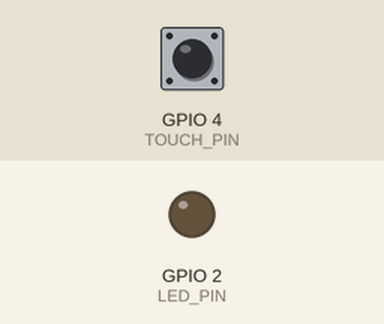
Recording of a sketch running on a simulated ESP32. On the bench: output pins drawn as LEDs (lit = HIGH). Inputs (shaded band) come from the test bench; at power-on: GPIO 4 (TOUCH_PIN) HIGH. What the sketch prints to the serial monitor is not drawn.

Above: at 0.0 s.
At 1.2 s:
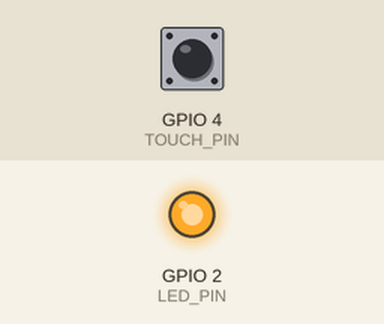
Timing chart, 0 to 2.7 s (numbered marks = the images above):
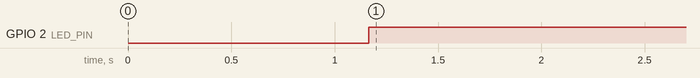

Measured:
- by itself, GPIO 2 (LED_PIN): LOW → HIGH at 1.2 s

The sketch:

ex04.ino
```cpp
/*
 * 作业4：基于触摸传感器的"自锁"开关
 * 功能：摸一下触摸引脚，LED亮起并保持长亮；再摸一下，LED熄灭。
 * 实现要点：
 *   1. 布尔型状态变量 ledState 记录LED当前状态
 *   2. 边缘检测：检测"上次未触摸 → 本次触摸"的下降沿瞬间
 *   3. 软件防抖：连续多次确认触摸状态，过滤手抖误触发
 *   4. 仅在有效触摸边沿翻转LED状态
 */

// ==================== 引脚定义 ====================
#define TOUCH_PIN  4    // 触摸引脚 T0 (GPIO4)
#define LED_PIN    2    // LED引脚 (ESP32 DevKit板载LED)

// ==================== 阈值配置 ====================
// 实际使用时请通过串口监视器观察 touchValue 并调整此阈值
// 未触摸时读数通常 > 40，触摸时读数下降至 20 以下
#define THRESHOLD  400

// ==================== 防抖配置 ====================
#define DEBOUNCE_DELAY_MS  50   // 防抖间隔（毫秒）
#define DEBOUNCE_COUNT      3   // 连续确认次数（须连续3次检测到触摸才算有效）

// ==================== 全局状态变量 ====================
bool ledState = false;           // LED当前状态（true=亮，false=灭）
bool lastTouchState = false;     // 上一次读取的触摸状态（true=未触摸，false=被触摸）
                                 // 注意：touchRead()返回值越小表示触摸越强

void setup() {
  Serial.begin(115200);
  delay(1000); // 等待串口监控器稳定连接
  Serial.println("===== 作业4：触摸自锁开关 =====");
  Serial.println("摸一下 → LED长亮；再摸一下 → LED熄灭");
  Serial.println("请通过串口监视器观察触摸值，调整THRESHOLD阈值");
  Serial.println();

  pinMode(LED_PIN, OUTPUT);
  digitalWrite(LED_PIN, ledState ? HIGH : LOW);

  Serial.print("当前阈值: ");
  Serial.println(THRESHOLD);
}

void loop() {
  // 读取触摸值（值越小 → 触摸越强）
  int touchValue = touchRead(TOUCH_PIN);

  // 根据阈值判断当前是否被触摸
  bool currentTouchState = (touchValue < THRESHOLD);

  // 打印触摸值，方便调试和调整阈值
  Serial.print("Touch Value: ");
  Serial.print(touchValue);
  Serial.print("\t| State: ");
  Serial.print(currentTouchState ? "TOUCHED" : "released");
  Serial.print("\t| LED: ");
  Serial.println(ledState ? "ON" : "OFF");

  // ========== 边缘检测 + 防抖逻辑 ==========
  // 检测下降沿：上一次未触摸(false) → 当前被触摸(true)
  if (!lastTouchState && currentTouchState) {
    // 检测到触摸边沿，进入软件防抖确认
    if (debounceConfirm()) {
      // 防抖通过 → 翻转LED状态
      ledState = !ledState;
      digitalWrite(LED_PIN, ledState ? HIGH : LOW);

      Serial.print(">>> 有效触摸！LED 已");
      Serial.println(ledState ? "点亮" : "熄灭");
    }
  }

  // 更新上一次触摸状态，供下一轮边缘检测使用
  lastTouchState = currentTouchState;

  delay(30); // 主循环间隔约30ms，兼顾响应速度与CPU占用
}

/*
 * 软件防抖函数
 * 连续多次采样确认触摸状态，防止手抖或瞬时干扰导致误触发
 * 返回 true 表示确认为有效触摸，false 表示可能是抖动
 */
bool debounceConfirm() {
  int confirmCount = 0;

  for (int i = 0; i < DEBOUNCE_COUNT; i++) {
    delay(DEBOUNCE_DELAY_MS); // 等待一段时间再采样
    int val = touchRead(TOUCH_PIN);
    if (val < THRESHOLD) {
      confirmCount++; // 本次采样确认触摸
    }
  }

  // 所有采样点都确认触摸，才算有效
  bool confirmed = (confirmCount >= DEBOUNCE_COUNT);

  if (!confirmed) {
    Serial.println("    [防抖] 触摸未通过确认，已过滤");
  }

  return confirmed;
}
```
